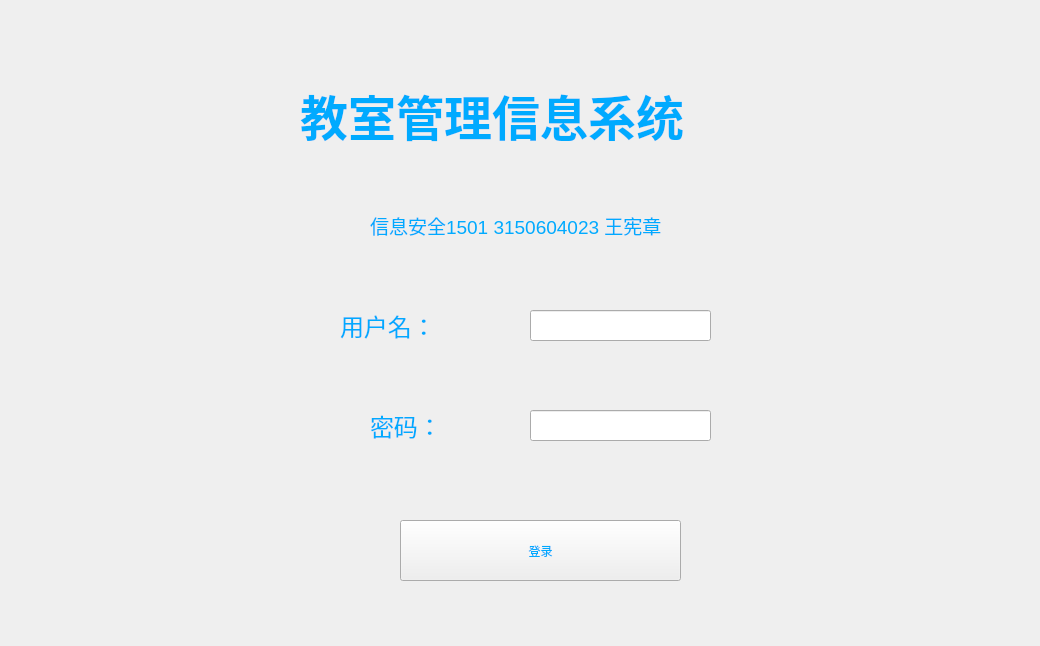
<?xml version="1.0" encoding="UTF-8"?>
<ui version="4.0">
 <class>Main</class>
 <widget class="QWidget" name="Main">
  <property name="geometry">
   <rect>
    <x>0</x>
    <y>0</y>
    <width>1040</width>
    <height>646</height>
   </rect>
  </property>
  <property name="windowTitle">
   <string>登录窗口</string>
  </property>
  <property name="styleSheet">
   <string notr="true">background-image: url(:D:/PyQt/2.png);</string>
  </property>
  <widget class="QLabel" name="label">
   <property name="geometry">
    <rect>
     <x>300</x>
     <y>50</y>
     <width>591</width>
     <height>131</height>
    </rect>
   </property>
   <property name="text">
    <string>&lt;html&gt;&lt;head/&gt;&lt;body&gt;&lt;p&gt;&lt;span style=&quot; font-size:36pt; font-weight:600; color:#00aaff;&quot;&gt;教室管理信息系统&lt;/span&gt;&lt;/p&gt;&lt;/body&gt;&lt;/html&gt;</string>
   </property>
  </widget>
  <widget class="QLabel" name="label_2">
   <property name="geometry">
    <rect>
     <x>340</x>
     <y>290</y>
     <width>151</width>
     <height>71</height>
    </rect>
   </property>
   <property name="text">
    <string>&lt;html&gt;&lt;head/&gt;&lt;body&gt;&lt;p&gt;&lt;span style=&quot; font-size:18pt; color:#00aaff;&quot;&gt;用户名：&lt;/span&gt;&lt;/p&gt;&lt;/body&gt;&lt;/html&gt;</string>
   </property>
  </widget>
  <widget class="QLabel" name="label_3">
   <property name="geometry">
    <rect>
     <x>370</x>
     <y>390</y>
     <width>151</width>
     <height>71</height>
    </rect>
   </property>
   <property name="text">
    <string>&lt;html&gt;&lt;head/&gt;&lt;body&gt;&lt;p&gt;&lt;span style=&quot; font-size:18pt; color:#00aaff;&quot;&gt;密码：&lt;/span&gt;&lt;/p&gt;&lt;/body&gt;&lt;/html&gt;</string>
   </property>
  </widget>
  <widget class="QLineEdit" name="lineEdit">
   <property name="geometry">
    <rect>
     <x>530</x>
     <y>310</y>
     <width>181</width>
     <height>31</height>
    </rect>
   </property>
  </widget>
  <widget class="QLineEdit" name="lineEdit_2">
   <property name="geometry">
    <rect>
     <x>530</x>
     <y>410</y>
     <width>181</width>
     <height>31</height>
    </rect>
   </property>
  </widget>
  <widget class="QPushButton" name="pushButton">
   <property name="geometry">
    <rect>
     <x>400</x>
     <y>520</y>
     <width>281</width>
     <height>61</height>
    </rect>
   </property>
   <property name="styleSheet">
    <string notr="true">color:rgb(0, 170, 255);
font: 26pt &quot;Agency FB&quot;;</string>
   </property>
   <property name="text">
    <string>登录</string>
   </property>
  </widget>
  <widget class="QLabel" name="label_4">
   <property name="geometry">
    <rect>
     <x>370</x>
     <y>190</y>
     <width>371</width>
     <height>71</height>
    </rect>
   </property>
   <property name="text">
    <string>&lt;html&gt;&lt;head/&gt;&lt;body&gt;&lt;p&gt;&lt;span style=&quot; font-size:14pt; color:#00aaff;&quot;&gt;信息安全1501 3150604023 王宪章&lt;/span&gt;&lt;/p&gt;&lt;/body&gt;&lt;/html&gt;</string>
   </property>
  </widget>
 </widget>
 <resources/>
 <connections/>
</ui>
